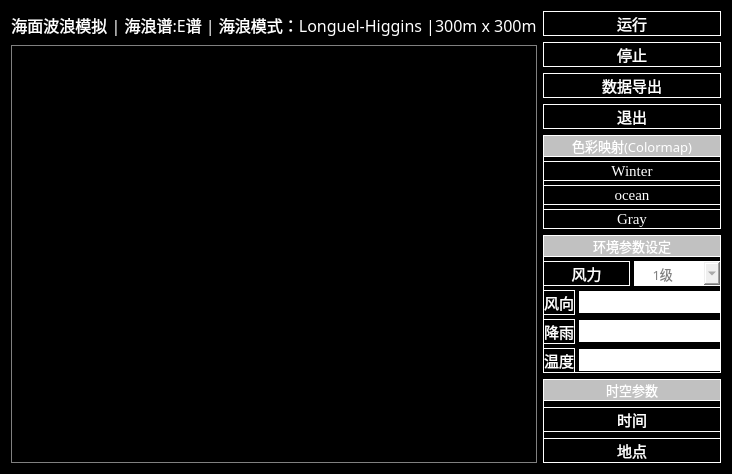
<?xml version="1.0" encoding="UTF-8"?>
<ui version="4.0">
 <class>Form</class>
 <widget class="QWidget" name="Form">
  <property name="geometry">
   <rect>
    <x>0</x>
    <y>0</y>
    <width>535</width>
    <height>420</height>
   </rect>
  </property>
  <property name="font">
   <font>
    <family>Arial</family>
    <pointsize>11</pointsize>
   </font>
  </property>
  <property name="windowTitle">
   <string>Form</string>
  </property>
  <property name="styleSheet">
   <string notr="true">#Form{background:rgb(0,0,0)}</string>
  </property>
  <layout class="QHBoxLayout" name="horizontalLayout" stretch="5,1">
   <item>
    <layout class="QVBoxLayout" name="verticalLayout" stretch="1,15">
     <item>
      <widget class="QLabel" name="label_7">
       <property name="sizePolicy">
        <sizepolicy hsizetype="Preferred" vsizetype="Preferred">
         <horstretch>0</horstretch>
         <verstretch>0</verstretch>
        </sizepolicy>
       </property>
       <property name="font">
        <font>
         <family>微软雅黑</family>
         <pointsize>12</pointsize>
        </font>
       </property>
       <property name="styleSheet">
        <string notr="true">QLabel{
background-color:black;
color:white
}</string>
       </property>
       <property name="text">
        <string>海面波浪模拟 | 海浪谱:E谱 | 海浪模式：Longuel-Higgins |300m x 300m</string>
       </property>
       <property name="alignment">
        <set>Qt::AlignCenter</set>
       </property>
      </widget>
     </item>
     <item>
      <widget class="QWidget" name="widget_19" native="true">
       <property name="sizePolicy">
        <sizepolicy hsizetype="Expanding" vsizetype="Expanding">
         <horstretch>0</horstretch>
         <verstretch>0</verstretch>
        </sizepolicy>
       </property>
       <property name="minimumSize">
        <size>
         <width>0</width>
         <height>0</height>
        </size>
       </property>
       <property name="maximumSize">
        <size>
         <width>16777215</width>
         <height>16777215</height>
        </size>
       </property>
       <property name="styleSheet">
        <string notr="true">QWidget#widget_19{border: 1px solid gray;}</string>
       </property>
      </widget>
     </item>
    </layout>
   </item>
   <item>
    <layout class="QVBoxLayout" name="verticalLayout_2" stretch="1,1,1,1,4,5,3">
     <item>
      <widget class="QPushButton" name="pushButton">
       <property name="font">
        <font>
         <family>宋体</family>
         <pointsize>11</pointsize>
        </font>
       </property>
       <property name="styleSheet">
        <string notr="true">QPushButton{
background-color:black;
color:white;
border:1px solid white
}</string>
       </property>
       <property name="text">
        <string>运行</string>
       </property>
      </widget>
     </item>
     <item>
      <widget class="QPushButton" name="pushButton_2">
       <property name="font">
        <font>
         <family>Arial</family>
         <pointsize>11</pointsize>
        </font>
       </property>
       <property name="styleSheet">
        <string notr="true">QPushButton{
background-color:black;
color:white;
border:1px solid white
}</string>
       </property>
       <property name="text">
        <string>停止</string>
       </property>
      </widget>
     </item>
     <item>
      <widget class="QPushButton" name="pushButton_4">
       <property name="font">
        <font>
         <family>宋体</family>
         <pointsize>11</pointsize>
        </font>
       </property>
       <property name="styleSheet">
        <string notr="true">QPushButton{
background-color:black;
color:white;
border:1px solid white
}</string>
       </property>
       <property name="text">
        <string>数据导出</string>
       </property>
      </widget>
     </item>
     <item>
      <widget class="QPushButton" name="pushButton_3">
       <property name="font">
        <font>
         <family>宋体</family>
         <pointsize>11</pointsize>
        </font>
       </property>
       <property name="styleSheet">
        <string notr="true">QPushButton{
background-color:black;
color:white;
border:1px solid white
}</string>
       </property>
       <property name="text">
        <string>退出</string>
       </property>
      </widget>
     </item>
     <item>
      <widget class="QWidget" name="widget" native="true">
       <property name="styleSheet">
        <string notr="true">QWidget{border:1px solid white}</string>
       </property>
       <layout class="QVBoxLayout" name="verticalLayout_3" stretch="2,1,1,1">
        <property name="spacing">
         <number>4</number>
        </property>
        <property name="leftMargin">
         <number>0</number>
        </property>
        <property name="topMargin">
         <number>0</number>
        </property>
        <property name="rightMargin">
         <number>0</number>
        </property>
        <property name="bottomMargin">
         <number>0</number>
        </property>
        <item>
         <widget class="QWidget" name="widget_2" native="true">
          <property name="sizePolicy">
           <sizepolicy hsizetype="Minimum" vsizetype="Minimum">
            <horstretch>0</horstretch>
            <verstretch>0</verstretch>
           </sizepolicy>
          </property>
          <property name="styleSheet">
           <string notr="true">QWidget{background:rgb(193, 193, 193)}</string>
          </property>
          <layout class="QVBoxLayout" name="verticalLayout_4">
           <property name="spacing">
            <number>0</number>
           </property>
           <property name="leftMargin">
            <number>0</number>
           </property>
           <property name="topMargin">
            <number>0</number>
           </property>
           <property name="rightMargin">
            <number>0</number>
           </property>
           <property name="bottomMargin">
            <number>0</number>
           </property>
           <item>
            <widget class="QLabel" name="label_8">
             <property name="sizePolicy">
              <sizepolicy hsizetype="Preferred" vsizetype="Preferred">
               <horstretch>0</horstretch>
               <verstretch>0</verstretch>
              </sizepolicy>
             </property>
             <property name="font">
              <font>
               <family>宋体</family>
               <pointsize>10</pointsize>
              </font>
             </property>
             <property name="styleSheet">
              <string notr="true">QLabel{
color:white
}</string>
             </property>
             <property name="text">
              <string>色彩映射(Colormap)</string>
             </property>
             <property name="alignment">
              <set>Qt::AlignCenter</set>
             </property>
            </widget>
           </item>
          </layout>
         </widget>
        </item>
        <item>
         <widget class="QPushButton" name="pushButton_5">
          <property name="font">
           <font>
            <family>Times New Roman</family>
            <pointsize>11</pointsize>
           </font>
          </property>
          <property name="styleSheet">
           <string notr="true">QPushButton{
background-color:black;
color:white;
border:1px solid white
}</string>
          </property>
          <property name="text">
           <string>Winter</string>
          </property>
         </widget>
        </item>
        <item>
         <widget class="QPushButton" name="pushButton_7">
          <property name="font">
           <font>
            <family>Times New Roman</family>
            <pointsize>11</pointsize>
           </font>
          </property>
          <property name="styleSheet">
           <string notr="true">QPushButton{
background-color:black;
color:white;
border:1px solid white
}</string>
          </property>
          <property name="text">
           <string>ocean</string>
          </property>
         </widget>
        </item>
        <item>
         <widget class="QPushButton" name="pushButton_6">
          <property name="font">
           <font>
            <family>Times New Roman</family>
            <pointsize>11</pointsize>
           </font>
          </property>
          <property name="styleSheet">
           <string notr="true">QPushButton{
background-color:black;
color:white;
border:1px solid white
}</string>
          </property>
          <property name="text">
           <string>Gray</string>
          </property>
         </widget>
        </item>
       </layout>
      </widget>
     </item>
     <item>
      <widget class="QWidget" name="widget_3" native="true">
       <property name="sizePolicy">
        <sizepolicy hsizetype="Expanding" vsizetype="Expanding">
         <horstretch>0</horstretch>
         <verstretch>0</verstretch>
        </sizepolicy>
       </property>
       <property name="styleSheet">
        <string notr="true">QWidget{border:1px solid white}</string>
       </property>
       <layout class="QVBoxLayout" name="verticalLayout_5" stretch="3,1,1,1,1">
        <property name="spacing">
         <number>4</number>
        </property>
        <property name="leftMargin">
         <number>0</number>
        </property>
        <property name="topMargin">
         <number>0</number>
        </property>
        <property name="rightMargin">
         <number>0</number>
        </property>
        <property name="bottomMargin">
         <number>0</number>
        </property>
        <item>
         <widget class="QWidget" name="widget_4" native="true">
          <property name="sizePolicy">
           <sizepolicy hsizetype="Minimum" vsizetype="Minimum">
            <horstretch>0</horstretch>
            <verstretch>0</verstretch>
           </sizepolicy>
          </property>
          <property name="styleSheet">
           <string notr="true">QWidget{background:rgb(193, 193, 193)}</string>
          </property>
          <layout class="QVBoxLayout" name="verticalLayout_8">
           <property name="spacing">
            <number>0</number>
           </property>
           <property name="leftMargin">
            <number>0</number>
           </property>
           <property name="topMargin">
            <number>0</number>
           </property>
           <property name="rightMargin">
            <number>0</number>
           </property>
           <property name="bottomMargin">
            <number>0</number>
           </property>
           <item>
            <widget class="QLabel" name="label_9">
             <property name="font">
              <font>
               <family>宋体</family>
               <pointsize>10</pointsize>
              </font>
             </property>
             <property name="styleSheet">
              <string notr="true">QLabel{
color:white
}</string>
             </property>
             <property name="text">
              <string>环境参数设定</string>
             </property>
             <property name="alignment">
              <set>Qt::AlignCenter</set>
             </property>
            </widget>
           </item>
          </layout>
         </widget>
        </item>
        <item>
         <layout class="QHBoxLayout" name="horizontalLayout_2" stretch="0,0">
          <item>
           <widget class="QPushButton" name="pushButton_8">
            <property name="sizePolicy">
             <sizepolicy hsizetype="Minimum" vsizetype="Fixed">
              <horstretch>0</horstretch>
              <verstretch>0</verstretch>
             </sizepolicy>
            </property>
            <property name="font">
             <font>
              <family>Times New Roman</family>
              <pointsize>11</pointsize>
             </font>
            </property>
            <property name="styleSheet">
             <string notr="true">QPushButton{
background-color:black;
color:white;
border:1px solid white
}</string>
            </property>
            <property name="text">
             <string>风力</string>
            </property>
           </widget>
          </item>
          <item>
           <widget class="QComboBox" name="comboBox">
            <property name="enabled">
             <bool>true</bool>
            </property>
            <property name="sizePolicy">
             <sizepolicy hsizetype="Minimum" vsizetype="Fixed">
              <horstretch>0</horstretch>
              <verstretch>0</verstretch>
             </sizepolicy>
            </property>
            <property name="minimumSize">
             <size>
              <width>0</width>
              <height>0</height>
             </size>
            </property>
            <property name="maximumSize">
             <size>
              <width>16777215</width>
              <height>9999</height>
             </size>
            </property>
            <property name="font">
             <font>
              <family>黑体</family>
              <pointsize>10</pointsize>
             </font>
            </property>
            <property name="styleSheet">
             <string notr="true">QComboBox#comboBox{color:gray}</string>
            </property>
            <property name="editable">
             <bool>false</bool>
            </property>
            <property name="currentIndex">
             <number>0</number>
            </property>
            <property name="frame">
             <bool>true</bool>
            </property>
            <item>
             <property name="text">
              <string>    1级</string>
             </property>
            </item>
            <item>
             <property name="text">
              <string>    2级</string>
             </property>
            </item>
            <item>
             <property name="text">
              <string>    3级</string>
             </property>
            </item>
            <item>
             <property name="text">
              <string>    4级</string>
             </property>
            </item>
            <item>
             <property name="text">
              <string>    5级</string>
             </property>
            </item>
            <item>
             <property name="text">
              <string>    6级</string>
             </property>
            </item>
            <item>
             <property name="text">
              <string>    7级</string>
             </property>
            </item>
           </widget>
          </item>
         </layout>
        </item>
        <item>
         <layout class="QHBoxLayout" name="horizontalLayout_3">
          <item>
           <widget class="QPushButton" name="pushButton_10">
            <property name="font">
             <font>
              <family>Times New Roman</family>
              <pointsize>11</pointsize>
             </font>
            </property>
            <property name="styleSheet">
             <string notr="true">QPushButton{
background-color:black;
color:white;
border:1px solid white
}</string>
            </property>
            <property name="text">
             <string>风向</string>
            </property>
           </widget>
          </item>
          <item>
           <widget class="QLineEdit" name="lineEdit">
            <property name="sizePolicy">
             <sizepolicy hsizetype="Minimum" vsizetype="Fixed">
              <horstretch>0</horstretch>
              <verstretch>0</verstretch>
             </sizepolicy>
            </property>
           </widget>
          </item>
         </layout>
        </item>
        <item>
         <layout class="QHBoxLayout" name="horizontalLayout_4">
          <item>
           <widget class="QPushButton" name="pushButton_9">
            <property name="font">
             <font>
              <family>Times New Roman</family>
              <pointsize>11</pointsize>
             </font>
            </property>
            <property name="styleSheet">
             <string notr="true">QPushButton{
background-color:black;
color:white;
border:1px solid white
}</string>
            </property>
            <property name="text">
             <string>降雨</string>
            </property>
           </widget>
          </item>
          <item>
           <widget class="QLineEdit" name="lineEdit_2">
            <property name="sizePolicy">
             <sizepolicy hsizetype="Minimum" vsizetype="Fixed">
              <horstretch>0</horstretch>
              <verstretch>0</verstretch>
             </sizepolicy>
            </property>
           </widget>
          </item>
         </layout>
        </item>
        <item>
         <layout class="QHBoxLayout" name="horizontalLayout_5">
          <item>
           <widget class="QPushButton" name="pushButton_11">
            <property name="font">
             <font>
              <family>Times New Roman</family>
              <pointsize>11</pointsize>
             </font>
            </property>
            <property name="styleSheet">
             <string notr="true">QPushButton{
background-color:black;
color:white;
border:1px solid white
}</string>
            </property>
            <property name="text">
             <string>温度</string>
            </property>
           </widget>
          </item>
          <item>
           <widget class="QLineEdit" name="lineEdit_3">
            <property name="sizePolicy">
             <sizepolicy hsizetype="Minimum" vsizetype="Fixed">
              <horstretch>0</horstretch>
              <verstretch>0</verstretch>
             </sizepolicy>
            </property>
           </widget>
          </item>
         </layout>
        </item>
       </layout>
      </widget>
     </item>
     <item>
      <widget class="QWidget" name="widget_5" native="true">
       <property name="styleSheet">
        <string notr="true">QWidget{border:1px solid white}</string>
       </property>
       <layout class="QVBoxLayout" name="verticalLayout_6" stretch="2,1,1">
        <property name="leftMargin">
         <number>0</number>
        </property>
        <property name="topMargin">
         <number>0</number>
        </property>
        <property name="rightMargin">
         <number>0</number>
        </property>
        <property name="bottomMargin">
         <number>0</number>
        </property>
        <item>
         <widget class="QWidget" name="widget_6" native="true">
          <property name="sizePolicy">
           <sizepolicy hsizetype="Minimum" vsizetype="Minimum">
            <horstretch>0</horstretch>
            <verstretch>0</verstretch>
           </sizepolicy>
          </property>
          <property name="styleSheet">
           <string notr="true">QWidget{background:rgb(193, 193, 193)}</string>
          </property>
          <layout class="QVBoxLayout" name="verticalLayout_7">
           <property name="leftMargin">
            <number>0</number>
           </property>
           <property name="topMargin">
            <number>0</number>
           </property>
           <property name="rightMargin">
            <number>0</number>
           </property>
           <property name="bottomMargin">
            <number>0</number>
           </property>
           <item>
            <widget class="QLabel" name="label_10">
             <property name="font">
              <font>
               <family>宋体</family>
               <pointsize>10</pointsize>
              </font>
             </property>
             <property name="styleSheet">
              <string notr="true">QLabel{
color:white
}</string>
             </property>
             <property name="text">
              <string>时空参数</string>
             </property>
             <property name="alignment">
              <set>Qt::AlignCenter</set>
             </property>
            </widget>
           </item>
          </layout>
         </widget>
        </item>
        <item>
         <widget class="QPushButton" name="pushButton_13">
          <property name="font">
           <font>
            <family>Times New Roman</family>
            <pointsize>11</pointsize>
           </font>
          </property>
          <property name="styleSheet">
           <string notr="true">QPushButton{
background-color:black;
color:white;
border:1px solid white
}</string>
          </property>
          <property name="text">
           <string>时间</string>
          </property>
         </widget>
        </item>
        <item>
         <widget class="QPushButton" name="pushButton_15">
          <property name="font">
           <font>
            <family>Times New Roman</family>
            <pointsize>11</pointsize>
           </font>
          </property>
          <property name="styleSheet">
           <string notr="true">QPushButton{
background-color:black;
color:white;
border:1px solid white
}</string>
          </property>
          <property name="text">
           <string>地点</string>
          </property>
         </widget>
        </item>
       </layout>
      </widget>
     </item>
    </layout>
   </item>
  </layout>
 </widget>
 <resources>
  <include location="../Pictures/11.qrc"/>
 </resources>
 <connections/>
</ui>
